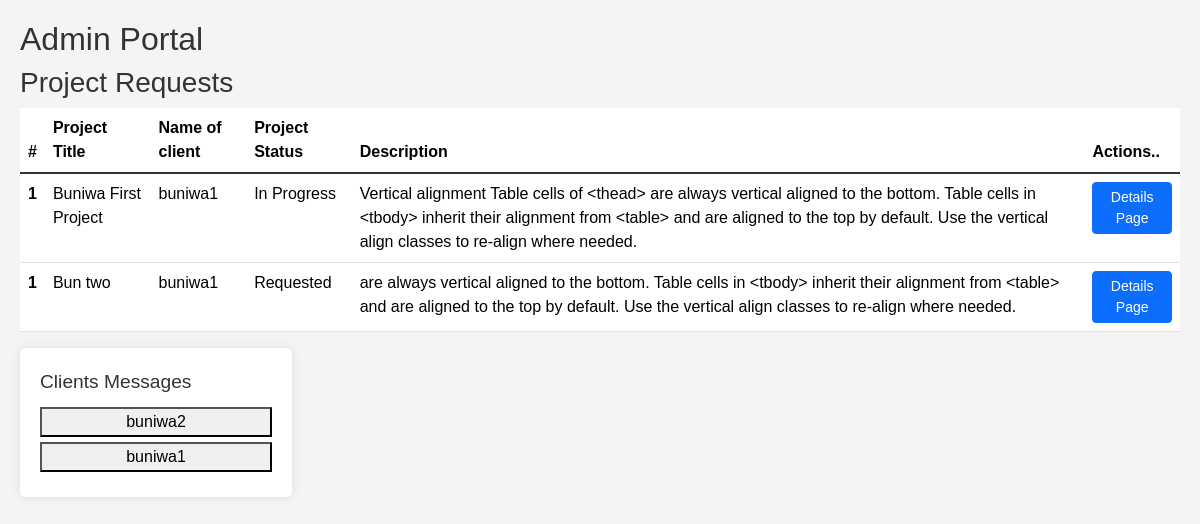
/portal/admin/ (signed in), run on the app's committed database.
### Portal/models.py (models this page shows, shortened)
class ProjectRequest(models.Model):
    user = models.ForeignKey(User, on_delete=models.CASCADE)
    project_name = models.CharField(max_length=100)
    description = models.TextField()
    status = models.CharField(max_length=20, choices=[('Requested', 'Requested'), ('In Progress', 'In Progress'), ('Completed', 'Completed')])

### Portal/views.py (the view)
# urls.py: path('admin/', views.admin_portal, name='admin_portal'),  # Admin portal view
@login_required
@user_passes_test(is_admin)
def admin_portal(request):
    project_requests = ProjectRequest.objects.all()
    messages = Message.objects.all().order_by('-timestamp')
    messages_by_user = {}
    for message in messages:
        if message.user not in messages_by_user:
            messages_by_user[message.user] = []
        messages_by_user[message.user].append(message)
    return render(request, 'Portal/admin_portal.html', {
        'project_requests': project_requests,
        'messages_by_user': messages_by_user,
    })

### Buniwa/context_processors.py (called while the page is built)
def profile_photo(request):
    if request.user.is_authenticated:
        user_details = UserDetails.objects.get(user=request.user)
        profile_photo_url = user_details.profile_photo.url if user_details.profile_photo else 'https://st3.depositphotos.com/15648834/17930/v/600/depositphotos_179308454-stock-illustration-unknown-person-silhouette-glasses-profile.jpg'
        return {'profile_photo_url': profile_photo_url}
    return {}

### Portal/views.py (called while the page is built)
def is_admin(user):
    return user.is_superuser  # Ensure only admins can access this view

### Portal/templates/Portal/admin_portal.html (shortened to what this page needs)
<!DOCTYPE html>
<html lang="en">
<head>
    <link href="https://cdn.jsdelivr.net/npm/bootstrap@5.3.3/dist/css/bootstrap.min.css" rel="stylesheet">
</head>
<body>
    <h2>Admin Portal</h2>
    <h3>Project Requests</h3>
    <table class="table">
        <thead>
          <tr>
            <th scope="col">#</th>
            <th scope="col">Project Title</th>
            <th scope="col">Name of client</th>
            <th scope="col"> Project Status</th>
            <th scope="col"> Description</th>
            <th scope="col"> Actions..</th>
          </tr>
        </thead>
        <tbody class="table-group-divider">
        {% if project_requests %}
            {% for request in project_requests %}
          <tr>
            <th scope="row">1</th>
            <td>{{ request.project_name }}</td>
            <td>{{ request.user.username }}</td>
            <td>{{ request.status }}</td>
            <td>{{ request.description }}</td>
            <td><a href="{% url 'create_milestones' request.id %}" class="btn btn-primary btn-sm">Details Page</a></td>
          </tr>
          {% endfor %}
        {% else %}
            <p>No project requests at the moment.</p>
        {% endif %}
        </tbody>
      </table>
<div class="row d-flex">
    <div class="col-md-3">
    <div class="message-section">
        <div class="message-header">
            Clients Messages
        </div>
        <div class="tab-buttons">
            {% for user, messages in messages_by_user.items %}
                <button onclick="showTab('{{ user.username }}')">{{ user.username }}</button>
            {% endfor %}
        </div>
    </div>
    </div>
</div>
</body>
</html>

### Portal/templates/Portal/admin_portal.html (style rules this page uses)
body { font-family: Arial, sans-serif; background-color: #f4f4f4; color: #333; margin: 0; padding: 20px; gap: 20px; }
h2 { color: #333; grid-column: span 4; }
.message-section { background: white; border-radius: 5px; box-shadow: 0 0 10px rgba(0,0,0,0.1); padding: 20px; grid-column: span 1; }
.message-header { font-size: 1.2em; margin-bottom: 10px; }
.tab-buttons { display: flex; flex-direction: column; }
.tab-buttons button { margin-bottom: 5px; }

### data on the page
ProjectRequest: project_name "Buniwa First Project", user.username "buniwa1", status "In Progress", description "Vertical alignment Table cells of <thead> are always vertical aligned to the bottom. Table cells in <tbody> inherit their alignment from <table> and are aligned to the top by default. Use the vertical align classes to re-align where needed."
ProjectRequest: project_name "Bun two", user.username "buniwa1", status "Requested", description "are always vertical aligned to the bottom. Table cells in <tbody> inherit their alignment from <table> and are aligned to the top by default. Use the vertical align classes to re-align where needed."

### other printed values
{{ user.username }} "buniwa2"
{{ user.username }} "buniwa1"
